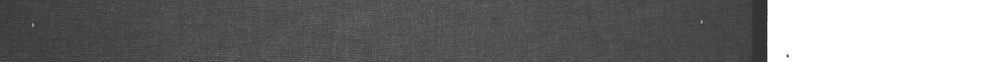
#> input picture image.jpg, 1000 x 62 px, shrunk from 4096 x 256 before the run
$ python 'beyaz alan.py'
#> lines starting #> are read from the running program, lines starting #| are printed output that depends on the picture; after the words box and inside, x2 and y2 are one past the last pixel; in counts of white or black regions, pixels touching at a corner belong together
import cv2
import numpy as np

img = cv2.imread("image.jpg")
#> img is the input picture: shape (62, 1000, 3); min 35, max 255, mean 118

# Beyaz rengi (255, 255, 255) olarak tanımla
lower = np.array([255, 255, 255])
upper = np.array([255, 255, 255])

mask = cv2.inRange(img, lower, upper)
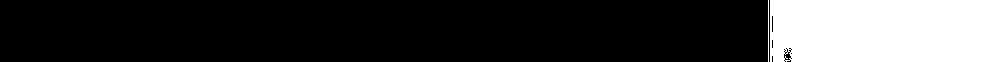
#> mask: shape (62, 1000); 23% white; 2 white regions

contours, _ = cv2.findContours(mask, cv2.RETR_TREE, cv2.CHAIN_APPROX_SIMPLE)
#> contours = 17 contours, 14 with area under 20; largest, box (x1, y1, x2, y2) and area: (770, 0, 1000, 62) 13952, (783, 51, 792, 61) 50, (771, 15, 774, 33) 32
for contour in contours:
    cv2.drawContours(img, [contour], 0, (0, 0, 255), 2)
#> this loop made 17 passes
#> contour on passes 2, 3, 4, 7, 9, 10, 12, 14, 17: [[783, 60], [784, 59], [785, 60], [784, 61]], [[790, 58], [791, 57], [792, 58], [791, 59]], [[790, 53], [791, 52], [792, 53], [791, 54]], [[783, 51], [784, 50], [785, 51], [784, 52]], [[784, 50], [785, 49], [786, 50], [785, 51]], [[790, 49], [791, 48], [792, 49], [791, 50]], [[783, 49], [784, 48], [785, 49], [784, 50]], [[785, 48], [786, 47], [787, 48], [786, 49]], [[768, 0], [768, 61]]
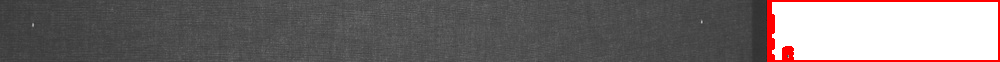
#> img: shape (62, 1000, 3); 2.58% of pixels changed, all inside (x1, y1, x2, y2) = (767, 0, 1000, 62)

cv2.imshow("Image", img)
cv2.imwrite("output.jpg", img)
cv2.waitKey(0)
